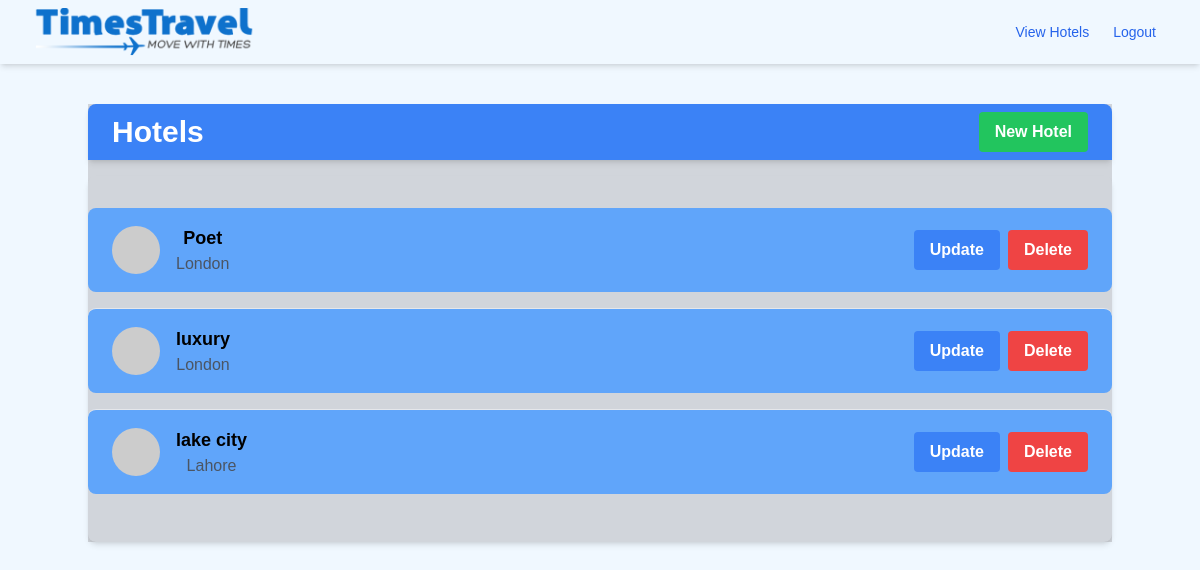
The app's page /hotels (signed in), older data.
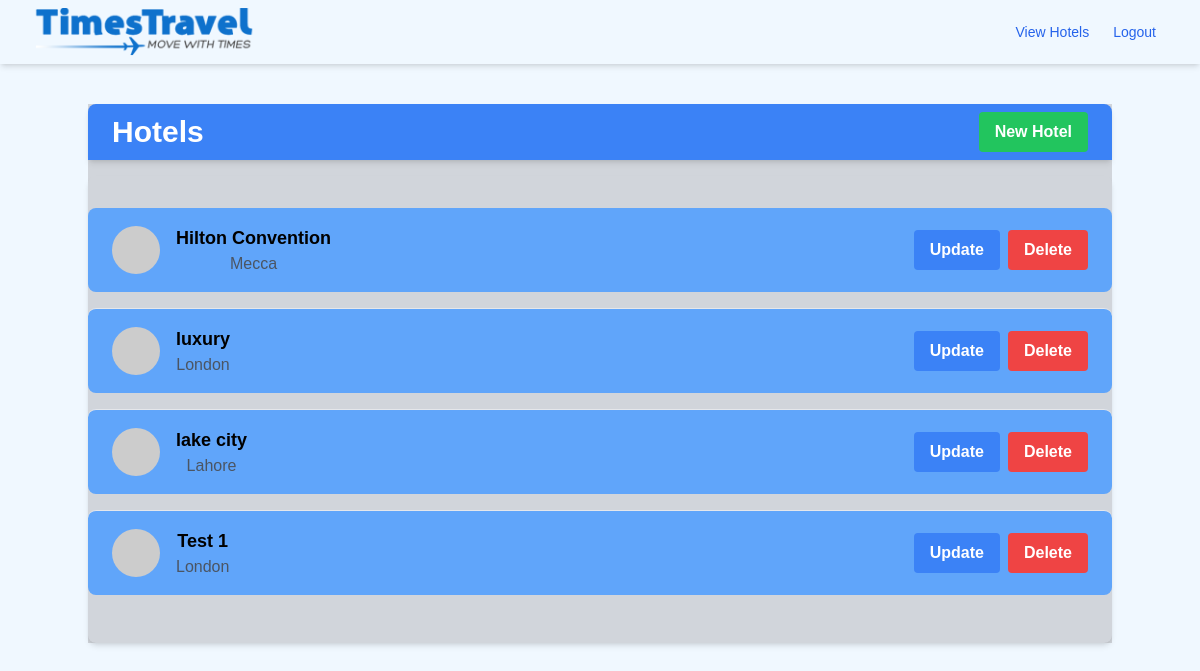
The same page, newer data.
### app/models.py (models this page shows, shortened)
class Hotel(db.Model):
    id = db.Column(db.Integer, primary_key=True)
    name = db.Column(db.String(100), nullable=False)
    description = db.Column(db.String(255), nullable=False)
    location = db.Column(db.String(100), nullable=False)
    availability = db.Column(db.JSON, nullable=False)  # Dictionary to hold availability for each month
    rooms = db.relationship('Room', backref='hotel', cascade='all, delete-orphan', lazy=True)

### app/routes.py (the view)
@bp.route('/hotels', methods=['GET'])
@login_required
def view_hotels():
    if not is_logged_in_admin():
        flash('You need to be logged in as an admin to access this page.', 'warning')
        return redirect(url_for('main.index'))
    hotels = Hotel.query.all()
    return render_template('hotels.html', hotels=hotels)

### app/models.py (called while the page is built)
@login.user_loader
def load_user(id):
    return User.query.get(int(id))

### app/routes.py (called while the page is built)
def is_logged_in_admin():
    if current_user.is_authenticated and current_user.is_admin:
        return True
    return False

### app/templates/hotels.html (shortened to what this page needs)
{% extends "base.html" %}
{% block content %}
<div class="bg-gray-300 container mx-auto mt-10">
    <div class="bg-blue-500 text-white py-2 px-6 flex justify-between items-center rounded-t-lg shadow-md">
        <h1 class="font-bold text-3xl">Hotels</h1>
        <a href="{{ url_for('main.create_hotel') }}" class="bg-green-500 hover:bg-green-700 text-white font-bold py-2 px-4 rounded transition-colors duration-200">New Hotel</a>
    </div>
    <div class="py-8 shadow-md rounded-lg mt-4">
        <ul class="divide-y divide-gray-200">
            {% for hotel in hotels %}
            <li class="py-4 px-6 flex items-center justify-between bg-blue-400 mb-4 rounded-lg">
                <a href="{{ url_for('main.view_rooms', hotel_id=hotel.id) }}" class="flex items-center">
                    <div class="mr-4">
                        <img src="https://via.placeholder.com/48" alt="Hotel Image" class="w-12 h-12 rounded-full" />
                    </div>
                    <div>
                        <h2 class="text-lg font-semibold">{{ hotel.name }}</h2>
                        <p class="text-gray-600">{{ hotel.location }}</p>
                    </div>
                </a>
                <div class="flex items-center">
                    <a href="{{ url_for('main.update_hotel', hotel_id=hotel.id) }}" class="bg-blue-500 hover:bg-blue-700 text-white font-bold py-2 px-4 rounded mr-2 transition-colors duration-200">Update</a>
                    <form action="{{ url_for('main.delete_hotel', hotel_id=hotel.id) }}" method="post" class="inline">
                        <button type="submit" class="bg-red-500 hover:bg-red-700 text-white font-bold py-2 px-4 rounded transition-colors duration-200">Delete</button>
                    </form>
                </div>
            </li>
            {% endfor %}
        </ul>
    </div>
</div>
{% endblock %}

### app/templates/base.html (shortened to what this page needs)
<!DOCTYPE html>
<html lang="en">
<head>
    <link rel="stylesheet" href="{{ url_for('static', filename='style.css') }}">
    <link rel="stylesheet" href="https://cdnjs.cloudflare.com/ajax/libs/font-awesome/6.0.0-beta3/css/all.min.css">
    <script src="https://cdn.tailwindcss.com"></script>
</head>
<body class="bg-primary-100">
    <nav class="bg-yellow-400 shadow-md">
        <div class="max-w-7xl mx-auto px-4 sm:px-6 lg:px-8">
            <div class="flex justify-between h-16">
                <div class="flex">
                    <div class="flex-shrink-0 flex items-center">
                      <a href="{{ url_for('main.index') }}">
                        <img src="{{ url_for('static', filename='images/Times_logo-high.png') }}" alt="Times Travel Logo" class="h-12 w-auto mr-2">
                      </a>
                    </div>
                </div>
                <div class="flex items-center">
                    <div class="hidden md:block">
                        <div class="ml-4 flex items-center md:ml-6">
                            {% if current_user.is_authenticated %}
                                {% if current_user.is_admin %}
                                    <a href="{{ url_for('main.view_hotels') }}" class="text-blue-600 hover:text-blue-900 px-3 py-2 rounded-md text-sm font-medium">View Hotels</a>
                                {% endif %}
                                <a href="{{ url_for('main.logout') }}" class="text-blue-600 hover:text-blue-900 px-3 py-2 rounded-md text-sm font-medium">Logout</a>
                            {% else %}
                                <a href="{{ url_for('main.login') }}" class="text-blue-600 hover:text-blue-900 px-3 py-2 rounded-md text-sm font-medium">Login</a>
                                <a href="{{ url_for('main.signup') }}" class="text-blue-600 hover:text-blue-900 px-3 py-2 rounded-md text-sm font-medium">Sign Up</a>
                            {% endif %}
                        </div>
                    </div>
                </div>
            </div>
        </div>
    </nav>
    <div class="mt-6 mx-auto max-w-7xl px-4 sm:px-6 lg:px-8">
        {% block content %}{% endblock %}
    </div>
</body>
</html>

### app/static/css/style.css (style rules this page uses)
body { font-family: Arial, Helvetica, sans-serif; background: url('../images/backpic.jpeg') ; background-position: center; background-repeat: no-repeat; background-size: cover; height: 600px; }

### app/templates/base.html (style rules this page uses)
body { font-family: Arial, sans-serif; background-color: #f0f8ff; text-align: center; }

Row changes from the older to the newer data that the page shows:
changed Hotel: name "Poet" → "Hilton Convention"; location "London" → "Mecca"
added Hotel: name "Test 1", location "London"
